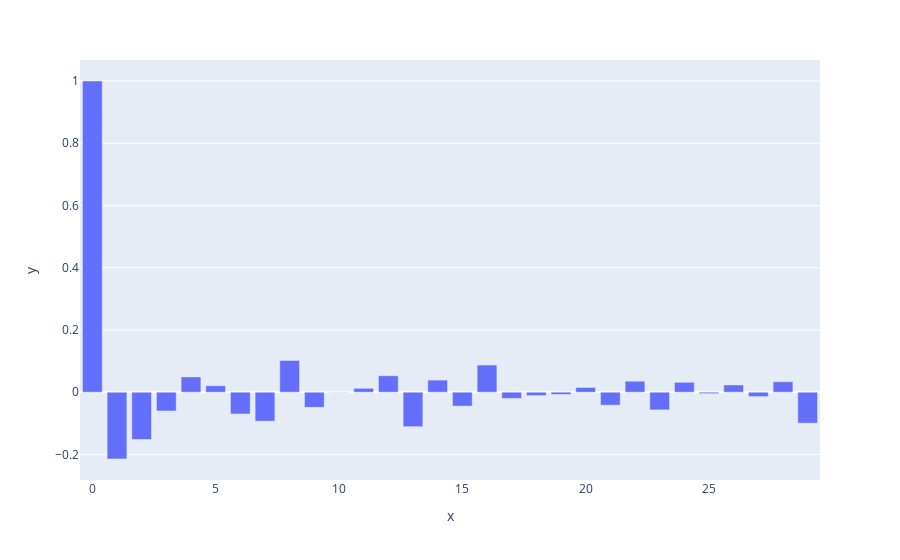

Notebook code for this chart:
### Code cell
acf_vals = acf(first_diff)
fig = px.bar(y=acf_vals)
fig.show()

### Figure 1 — Plotly figure (JSON) as saved in the notebook; plotly's stock layout.template omitted (floating-point values rounded to 4 significant figures)
{"data": [{"alignmentgroup": "True", "hovertemplate": "x=%{x}<br>y=%{y}<extra></extra>", "legendgroup": "", "marker": {"color": "#636efa", "pattern": {"shape": ""}}, "name": "", "offsetgroup": "", "orientation": "v", "showlegend": false, "textposition": "auto", "type": "bar", "x": [0, 1, 2, 3, 4, 5, 6, 7, 8, 9, 10, 11, 12, 13, 14, 15, 16, 17, 18, 19, 20, 21, 22, 23, 24, 25, 26, 27, 28, 29], "xaxis": "x", "y": [1, -0.2145, -0.1522, -0.06021, 0.04898, 0.02073, -0.06984, -0.09301, 0.102, -0.04841, 0.0006522, 0.0126, 0.05296, -0.1107, 0.03895, -0.04453, 0.08732, -0.01963, -0.011, -0.007214, 0.01535, -0.0416, 0.03542, -0.05681, 0.03186, -0.004497, 0.02317, -0.014, 0.03379, -0.0994], "yaxis": "y"}], "layout": {"barmode": "relative", "legend": {"tracegroupgap": 0}, "margin": {"t": 60}, "xaxis": {"anchor": "y", "domain": [0, 1], "title": {"text": "x"}}, "yaxis": {"anchor": "x", "domain": [0, 1], "title": {"text": "y"}}}}
